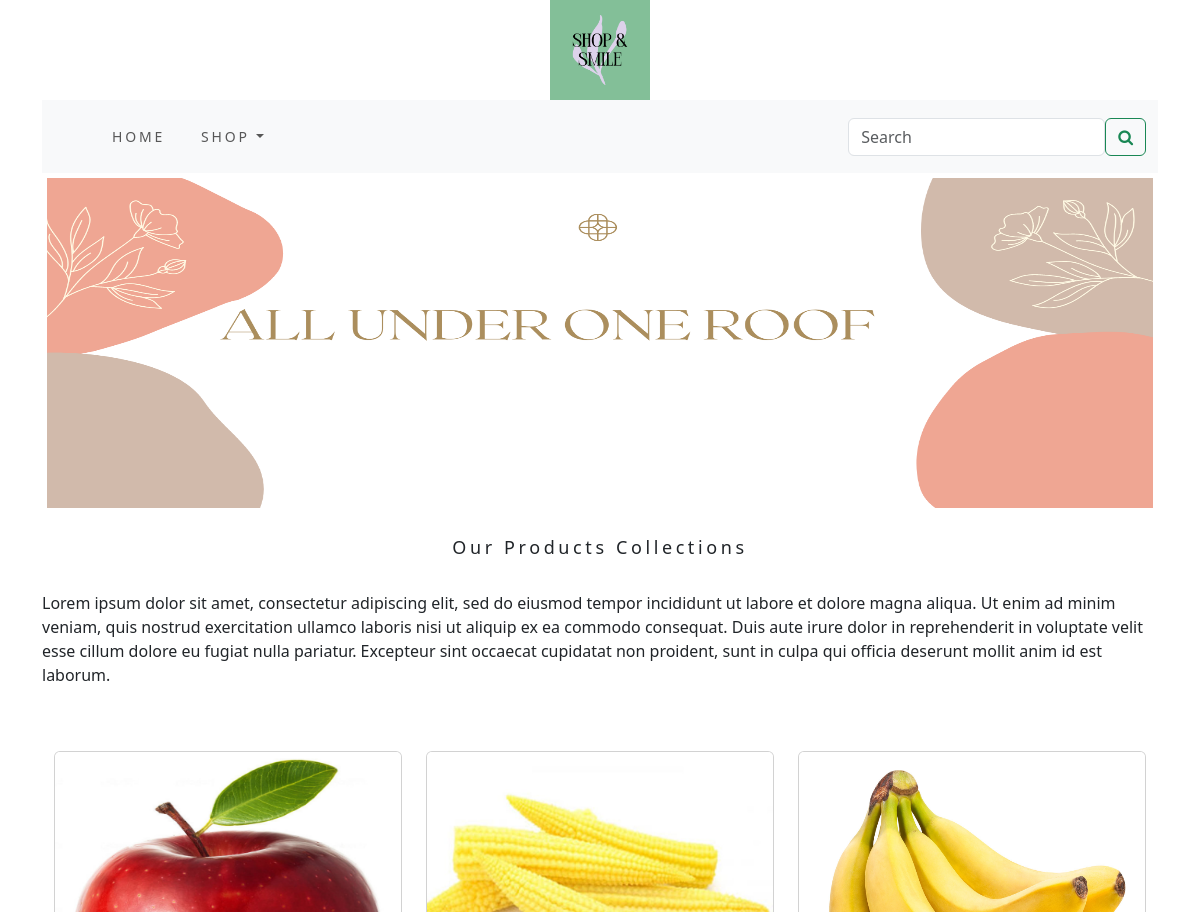
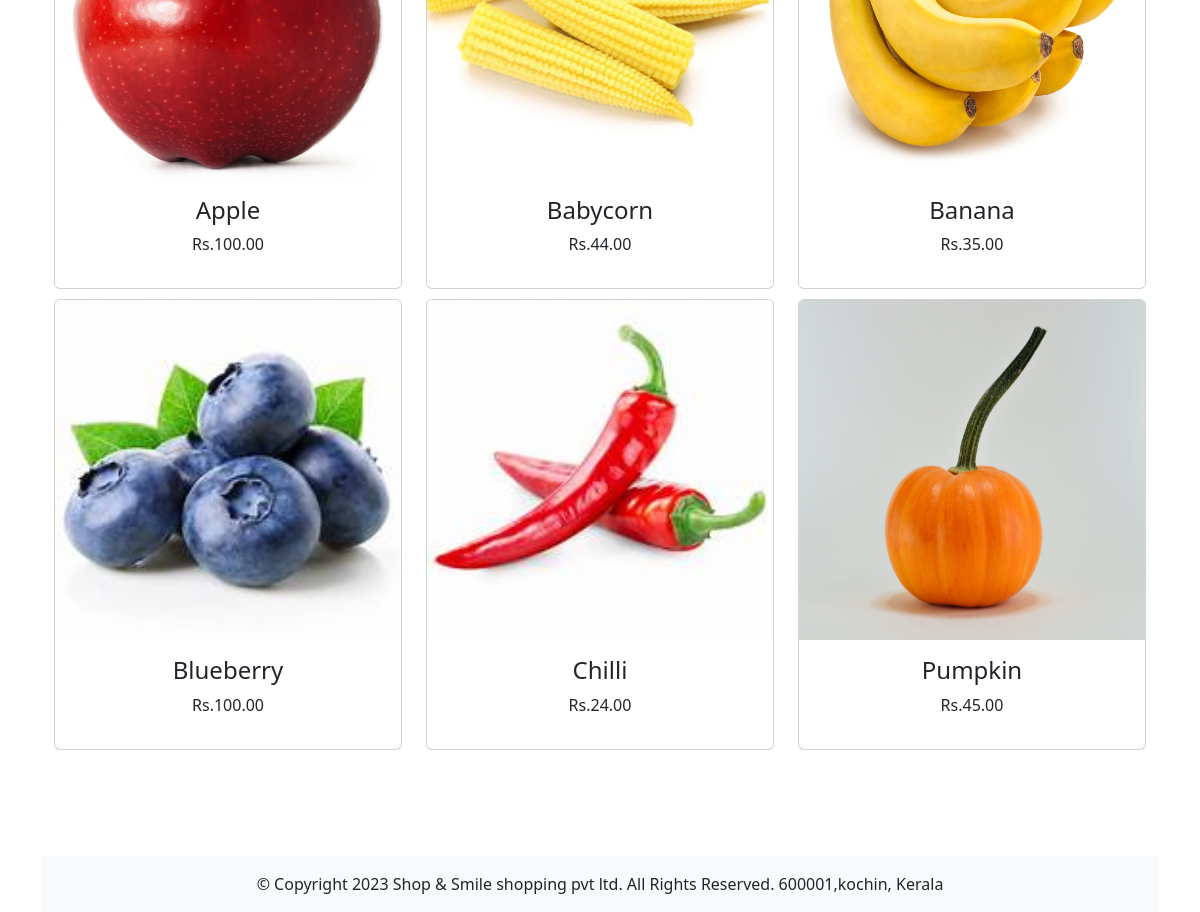
The page / on the database its author committed (2 pictures, top to bottom).
### shop/models.py (models this page shows, shortened)
class Product(models.Model):
    name = models.CharField(max_length=250, unique=True)
    slug = models.SlugField(max_length=250, unique=True)
    description = models.TextField(blank=True)
    price = models.DecimalField(max_digits=10, decimal_places=2)
    category = models.ForeignKey(Category, on_delete=models.CASCADE)
    image = models.ImageField(upload_to='product', blank=True)
    stock = models.IntegerField()
    available = models.BooleanField(default=True)
    created = models.DateTimeField(auto_now_add=True)
    updated = models.DateTimeField(auto_now=True)
    def get_url(self):
        return reverse('shop:prodCatdetail', args=[self.category.slug, self.slug])
    class Meta:
        ordering = ('name',)
        verbose_name = 'product'
        verbose_name_plural = 'products'

### shop/views.py (the view)
# urls.py: path('', views.allProdcat, name='allProdcat'),
def allProdcat(request, c_slug=None):
    c_page = None
    products_list = None
    if c_slug != None:
        c_page = get_object_or_404(Category, slug=c_slug)
        products_list = Product.objects.all().filter(category=c_page, available=True)
    else:
        products_list = Product.objects.all().filter(available=True)
    paginator = Paginator(products_list, 6)
    try:
        page = int(request.GET.get('page', '1'))
    except:
        page = 1
    try:
        products = paginator.page(page)
    except(EmptyPage, InvalidPage):
        products = paginator.page(paginator.num_pages)
    return render(request, "category.html", {'category': c_page, 'products': products})

### cart/context_processors.py (called while the page is built)
def counter(request):
    item_count = 0
    if 'admin' in request.path:
        return {}
    else:
        try:
            cart = Cart.objects.filter(cart_id=cart_id(request))
            cart_items = CartItem.objects.all().filter(cart=cart[:1])
            for cart_item in cart_items:
                item_count += cart_item.quantity
        except Cart.DoesNotExist:
            item_count = 0
    return dict(item_count=item_count)

### cart/views.py (called while the page is built)
def cart_id(request):
    cart = request.session.session_key
    if not cart:
        cart = request.session.create()
    return cart

### shop/context_processors.py (called while the page is built)
def menu_links(request):
    links=Category.objects.all()
    return dict(links=links)

### shop/models.py (called while the page is built)
    def get_url(self):
        return reverse('shop:products_by_category', args=[self.slug])

### templates/category.html (shortened to what this page needs)
{% extends 'base.html' %}
{% load static %}
{% block content %}
       <div class="mx-auto">
    {% if category %}
           <img class="my_image" src="{{category.image.url}}" alt="{{category.name}}" width="250px" height="250px">
       </div>
       <br>
       <div>
           <h1 class="text-center my_title">{{category.name}}</h1>
           <p class="text-justify">{{category.description}}</p>
       </div>
    {% else %}
       <div>
            <img class="my_image my_image_padding" src="{% static 'img/banner.png' %}" alt="our products" width="1250px" height="250px">
       </div>
       <br>
       <div>
           <h1 class="text-centre my_title"><center>Our Products Collections</center></h1>
           <br>
           <p class="text-justify">Lorem ipsum dolor sit amet, consectetur adipiscing elit, sed do eiusmod tempor incididunt ut labore et dolore magna aliqua. Ut enim ad minim veniam, quis nostrud exercitation ullamco laboris nisi ut aliquip ex ea commodo consequat. Duis aute irure dolor in reprehenderit in voluptate velit esse cillum dolore eu fugiat nulla pariatur. Excepteur sint occaecat cupidatat non proident, sunt in culpa qui officia deserunt mollit anim id est laborum.
              </p>
           <br>
           <br>
       </div>
    {% endif %}
    <div class="container">
        <div class="row mx_auto">
            {% for product in products.object_list %}
            <div class="my_bottom_margin col-9 col-sm-12 col-md-4 col-lg-4">
                <div class="card text-center" style="min-width:18rem;">
                    <a href="{{product.get_url}}"><img class="card-img-top my_image" src="{{product.image.url}}" alt="{{product.name}}" width="250px" height="250px"></a>
                    <div class="card-body">
                        <h4>{{product.name}}</h4>
                        <p>Rs.{{product.price}}</p>
                    </div>
                </div>
            </div>
            {% endfor %}
        </div>
        <br>
    </div>
{% endblock %}

### templates/base.html (shortened to what this page needs)
{% load static %}
<!DOCTYPE html>
<html lang="en">
<head>
    <link rel="stylesheet" href="{% static 'css/custom.css' %}">
    <link href="{% static 'css/bootstrap.min.css' %}" rel="stylesheet">
</head>
<body>
<div class="container">
  {% include 'header.html' %}
  {% include 'navbar.html' %}
  {% block content %}
  {% endblock %}
</div>
{% include 'footer.html' %}
</body>
</html>

### templates/header.html
{% load static %}
<header>
  <center>
    <a href="{% url 'shop:allProdcat' %}"><img src="{% static 'img/logo.png' %}" alt="logoimage" width="100px" height="100px"></a>
  </center>
</header>

### templates/navbar.html (shortened to what this page needs)
<link rel="stylesheet" href="https://cdnjs.cloudflare.com/ajax/libs/font-awesome/4.7.0/css/font-awesome.min.css">
<nav class="navbar navbar-expand-lg bg-body-tertiary">
  <div class="container-fluid">
    <div class="collapse navbar-collapse" id="navbarNav">
      <ul class="navbar-nav ms-auto">
        <li class="nav-items">
          <a class="nav-link" href="{% url 'shop:allProdcat' %}">Home</a>
        </li>
        <li class="nav-items dropdown {% if 'shop' in request.path %} active {% endif %}">
          <a class="nav-link dropdown-toggle" href="" role="button" data-bs-toggle="dropdown" aria-expanded="false">
            Shop
          </a>
        </li>
      </ul>
      <form class="d-flex" action="{% url 'search_app:searchresult' %}" method="GET">
        <input class="form-control me-2" type="search" placeholder="Search" name="q" aria-label="Search">
        <button class="btn btn-outline-success" type="submit"><i class="fa fa-search"></i></button>
      </form>
    </div>
  </div>
</nav>

### templates/footer.html
<br>
<br>
<br>
<footer class="sticky-footer">
  <div class="container py-3">
    <div class="row">
      <div class="col text-center">
        <p class="mb-0">© Copyright 2023 Shop & Smile shopping pvt ltd. All Rights Reserved. 600001,kochin, Kerala</p>
      </div>
    </div>
  </div>
</footer>

### static/css/custom.css (style rules this page uses)
body { font-family: 'Roboto', sans-serif; min-height: 100vh; }
.nav-items { letter-spacing : .2em; font-size : 14px; text-transform : uppercase; padding:10px }
footer { bottom: 0; left: 0; width: 100%; background-color: #f8f9fa; text-align: center; }
.sticky-footer { position: sticky; top: 100%; }
.my_image { width:100%; height:340px; }
.my_title { font-size: 18px; text_transform:uppercase; letter-spacing: .2em; }
.my_image_padding { padding:5px; }
.my_bottom_margin { margin-bottom:10px; }

### rows shown on the page
Product: image (picture), name "Apple", price "100.00"
Product: image (picture), name "Babycorn", price "44.00"
Product: image (picture), name "Banana", price "35.00"
Product: image (picture), name "Blueberry", price "100.00"
Product: image (picture), name "Chilli", price "24.00"
Product: image (picture), name "Pumpkin", price "45.00"
